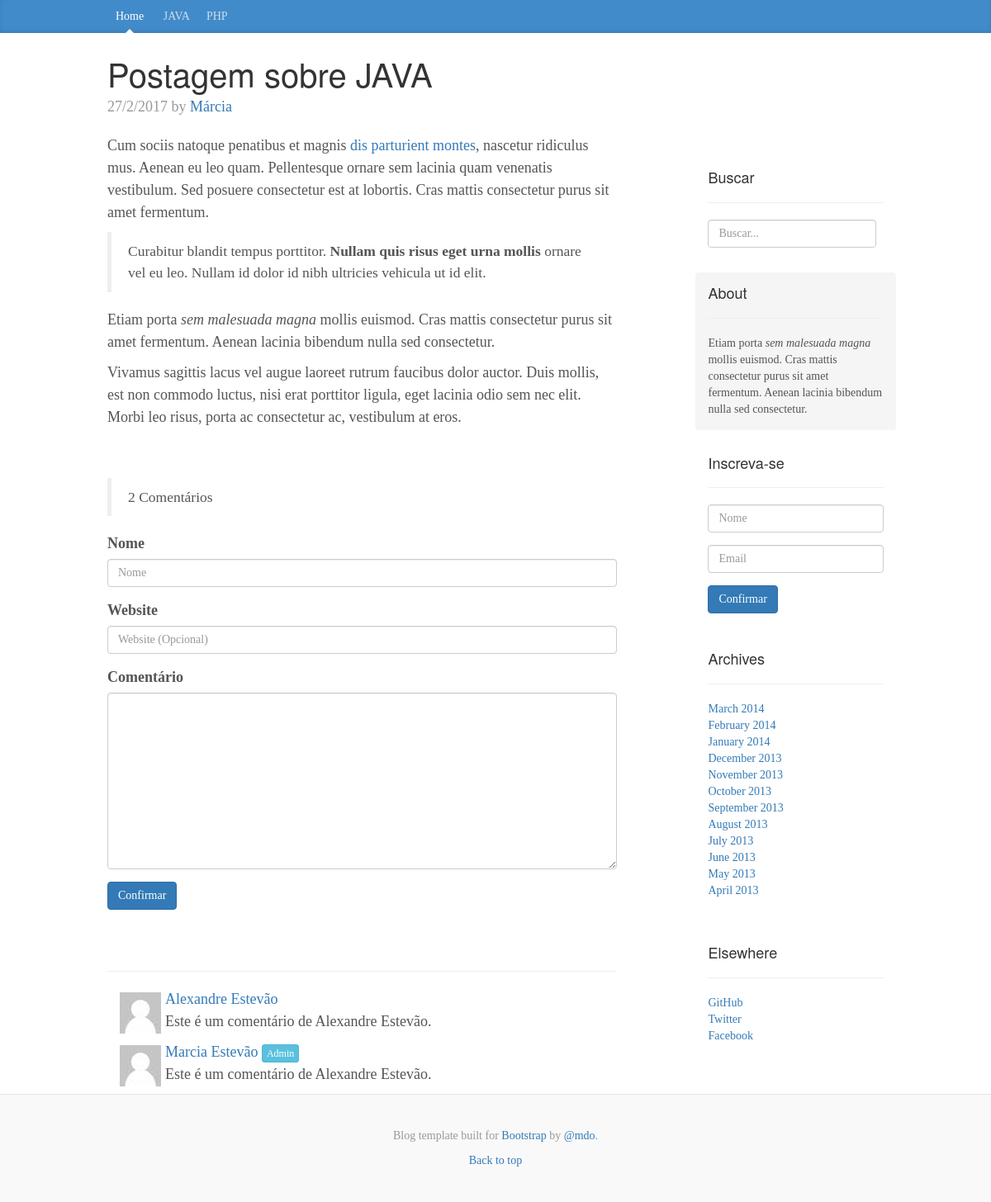
The page /single.php?postagem=2 on the database its author committed.
### tables this page shows
CREATE TABLE `categorias` (
  `id` int(11) NOT NULL,
  `texto` varchar(100) NOT NULL
);

CREATE TABLE `postagens` (
  `id` int(11) NOT NULL,
  `titulo` varchar(200) NOT NULL,
  `categoria` int(11) NOT NULL,
  `data` varchar(100) NOT NULL,
  `corpo` longtext NOT NULL,
  `autor` varchar(100) NOT NULL,
  `palavras` varchar(200) NOT NULL
);

### single.php (the view)
<?php include("includes/header.php");
  if(isset($_GET['postagem'])) {
    $id = mysqli_real_escape_string($db , $_GET['postagem']);
    $query = "SELECT * FROM postagens WHERE id='$id'";
  }
  $postagens = $db->query($query);
?>
      <br>
        <?php if($postagens->num_rows > 0) {
          while ($row = $postagens->fetch_assoc()) {
        ?>
          <div class="blog-post">
            <h2 class="blog-post-title"><?php echo $row['titulo']; ?></h2>
            <p class="blog-post-meta"><?php echo $row['data']; ?> by <a href="#"><?php echo $row['autor']; ?></a></p>
            <?php echo $row['corpo']; ?>
          </div>
        <?php } } ?>
          <blockquote>2 Comentários</blockquote>
          <div class="comment-area">
			<form>
			  <div class="form-group">
			    <label for="exampleInputEmail1">Nome</label>
			    <input type="text" name="nome" class="form-control" id="exampleInputEmail1" placeholder="Nome">
			  </div>
			  <div class="form-group">
			    <label for="exampleInputEmail1">Website</label>
			    <input type="text" name="website" class="form-control" id="exampleInputEmail1" placeholder="Website (Opcional)">
			  </div>
			  <div class="form-group">
			    <label for="exampleInputPassword1">Comentário</label>
			    <textarea cols="60" rows="10" name="comentario" class="form-control"></textarea>
			  </div>
			  <button type="submit" name="post_comentario" class="btn btn-primary">Confirmar</button>
			</form>
			<br>
			<br>
			<hr>
			<div class="comment">
				<div class="comment-head">
					<a href="#">Alexandre Estevão</a>
					<img width="50" height="50" src="img/noimg.jpg" />
				</div>
				Este é um comentário de Alexandre Estevão.
			</div>
			<div class="comment">
				<div class="comment-head">
					<a href="#">Marcia Estevão</a> <button class="btn btn-info btn-xs">Admin</button>
					<img width="50" height="50" src="img/noimg.jpg" />
				</div>
				Este é um comentário de Alexandre Estevão.
			</div>
          </div>
        </div>
<?php include("includes/sidebar.php");?>
<?php include("includes/footer.php");?>

### includes/header.php (shortened to what this page needs)
<?php
	include("includes/db.php");
  $query = "SELECT * FROM categorias";
  $categorias = $db->query($query);
?>
<!DOCTYPE html>
<html lang="en">
  <head>
    <link href="css/bootstrap.css" rel="stylesheet">
    <link href="css/blog.css" rel="stylesheet">
  </head>
  <body>
    <div class="blog-masthead">
      <div class="container">
        <nav class="blog-nav">
          <?php if(isset($_GET['categoria'])) { ?>
          <a class="blog-nav-item" href="index.php">Home</a>
          <?php }else { ?>
          <a class="blog-nav-item active" href="index.php">Home</a>
          <?php } ?>
          <?php
          if($categorias->num_rows > 0) {
            while ($row = $categorias->fetch_assoc()) {
              if(isset($_GET['categoria']) && $row['id'] == $_GET['categoria']) { ?>
          <a class="blog-nav-item active" href="index.php?categoria=<?php echo $row['id']; ?>"><?php echo $row['texto']?></a>
          <?php }else echo "<a class='blog-nav-item' href='index.php?categoria=$row[id]'>$row[texto]</a>";
            }
          } ?>
        </nav>
      </div>
    </div>
    <div class="container">
      <div class="row">
        <div class="col-sm-8 blog-main">

### css/blog.css (style rules this page uses)
body { font-family: Georgia, "Times New Roman", Times, serif; color: #555; }
h1, .h1, h2, .h2, h3, .h3, h4, .h4, h5, .h5, h6, .h6 { margin-top: 0; font-family: "Helvetica Neue", Helvetica, Arial, sans-serif; font-weight: normal; color: #333; }
@media (min-width: 1200px) { .container { width: 970px; } }
.blog-masthead { background-color: #428bca; -webkit-box-shadow: inset 0 -2px 5px rgba(0,0,0,.1); box-shadow: inset 0 -2px 5px rgba(0,0,0,.1); }
.blog-nav-item { position: relative; display: inline-block; padding: 10px; font-weight: 500; color: #cdddeb; }
.blog-nav .active { color: #fff; }
.blog-nav .active:after { position: absolute; bottom: 0; left: 50%; width: 0; height: 0; margin-left: -5px; vertical-align: middle; content: " "; border-right: 5px solid transparent; border-bottom: 5px solid; border-left: 5px solid transparent; }
.blog-main { font-size: 18px; line-height: 1.5; }
.blog-post { margin-bottom: 60px; }
.blog-post-title { margin-bottom: 5px; font-size: 40px; }
.blog-post-meta { margin-bottom: 20px; color: #999; }
.comment { margin: 10px; }
.comment img { margin: 5px; float: left; }

### rows shown on the page
categorias: texto "JAVA"
categorias: texto "PHP"
postagens: titulo "Postagem sobre JAVA", data "27/2/2017", autor "Márcia", corpo "Cum sociis natoque penatibus et magnis dis parturient montes , nascetur ridiculus mus. Aenean eu leo quam. Pellentesque ornare sem lacinia quam venenatis vestibulum. Sed posuere consectetur est at lobortis. Cras mattis consectetur purus sit amet fermentum. Curabitur blandit tempus porttitor. Nullam quis risus eget urna mollis ornare vel eu leo. Nullam id dolor id nibh ultricies vehicula ut id elit. Etiam porta sem malesuada magna mollis euismod. Cras mattis consectetur purus sit amet fermentum. Aenean lacinia bibendum nulla sed consectetur. Vivamus sagittis lacus vel augue laoreet rutrum faucibus dolor auctor. Duis mollis, est non commodo luctus, nisi erat porttitor ligula, eget lacinia…"
